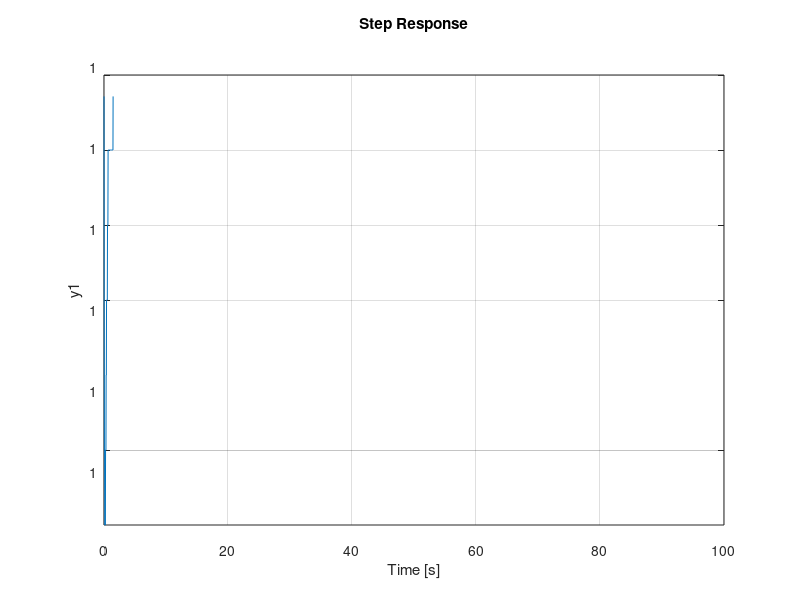

MATLAB code for this plot:
s = tf('s');

G = 1/(s+0.1)*(s+4)*(s+10);

K1 =100000;
step(feedback(K1*G,1),100)

hold;

% Current plot held

%K2 = 100;
%step(feedback(K2*G,1),5)



